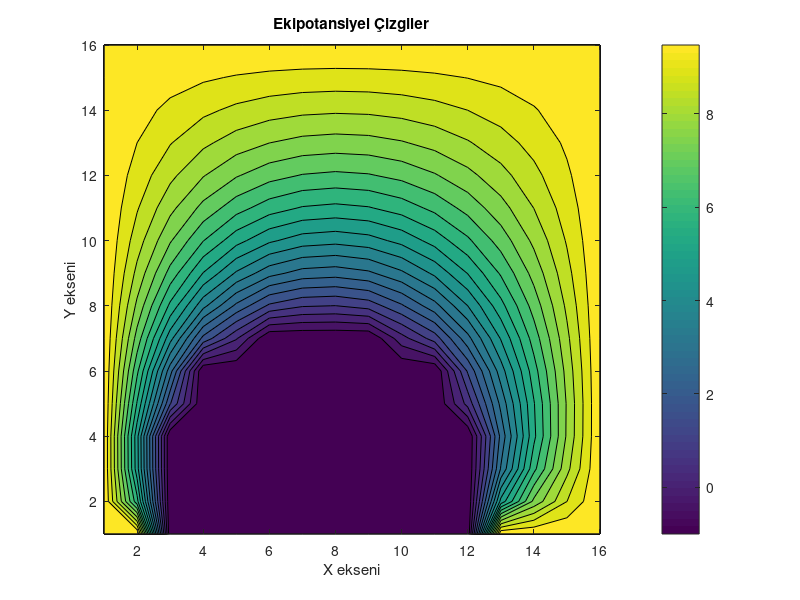
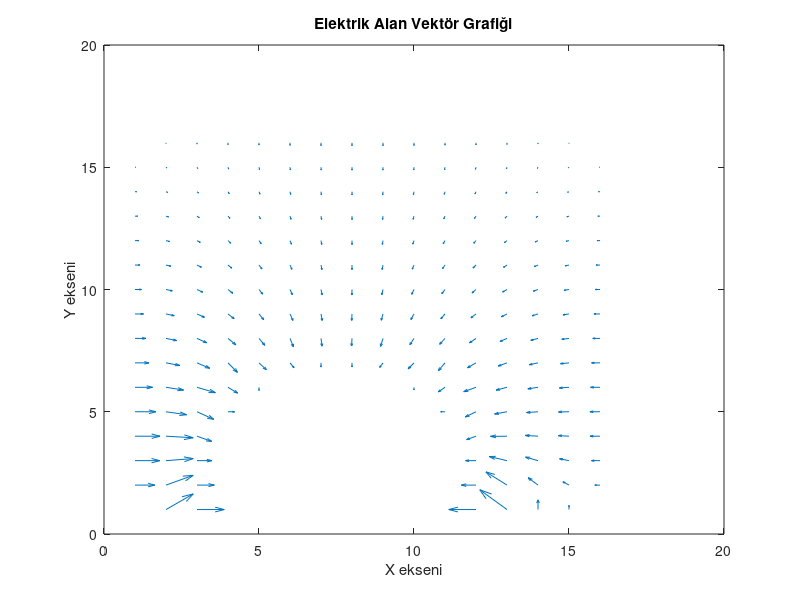

The MATLAB source for these figures, in order:
% Parametreler
a = 30; b = 10; c = 10; d = 20; R = 10; % Boyutlar (cm)
delta = 2; % Adım boyutu (cm)
Nx = a / delta + 1; Ny = (c + d) / delta + 1; % Grid boyutları
V = 10 * ones(Nx, Ny); % Dış sınır +10 V

% İç bölgeyi tanımlama (Yarıçap R olan iç bölge -1 V)
x_center = (a / 2) / delta; y_center = (c / 2) / delta;
for i = 1:Nx
    for j = 1:Ny
        if sqrt((i - x_center)^2 + (j - y_center)^2) <= R / delta
            V(i, j) = -1; % İç sınır -1 V
        end
    end
end

% Laplace Denklemini Çözme (Iteratif Yöntem)
tolerance = 1e-4; % Hata toleransı
error = 1; iter = 0;
while error > tolerance
    V_old = V;
    for i = 2:Nx-1
        for j = 2:Ny-1
            % İç bölgeyi atla
            if sqrt((i - x_center)^2 + (j - y_center)^2) <= R / delta
                continue;
            end
            % Laplace denklemi
            V(i, j) = 0.25 * (V_old(i+1, j) + V_old(i-1, j) + V_old(i, j+1) + V_old(i, j-1));
        end
    end
    error = max(max(abs(V - V_old)));
    iter = iter + 1;
end
fprintf('Iterasyon tamamlandı: %d\n', iter);

% Kontur Grafiği (Ekipotansiyel Çizgiler)
figure;
contourf(V', 20); % Kontur grafiği
colorbar;
title('Ekipotansiyel Çizgiler');
xlabel('X ekseni'); ylabel('Y ekseni');

% Elektrik Alan Vektör Grafiği
[Ex, Ey] = gradient(-V'); % Elektrik alan (potansiyelin gradyanı)
figure;
quiver(Ex, Ey); % Vektör grafiği
title('Elektrik Alan Vektör Grafiği');
xlabel('X ekseni'); ylabel('Y ekseni');
